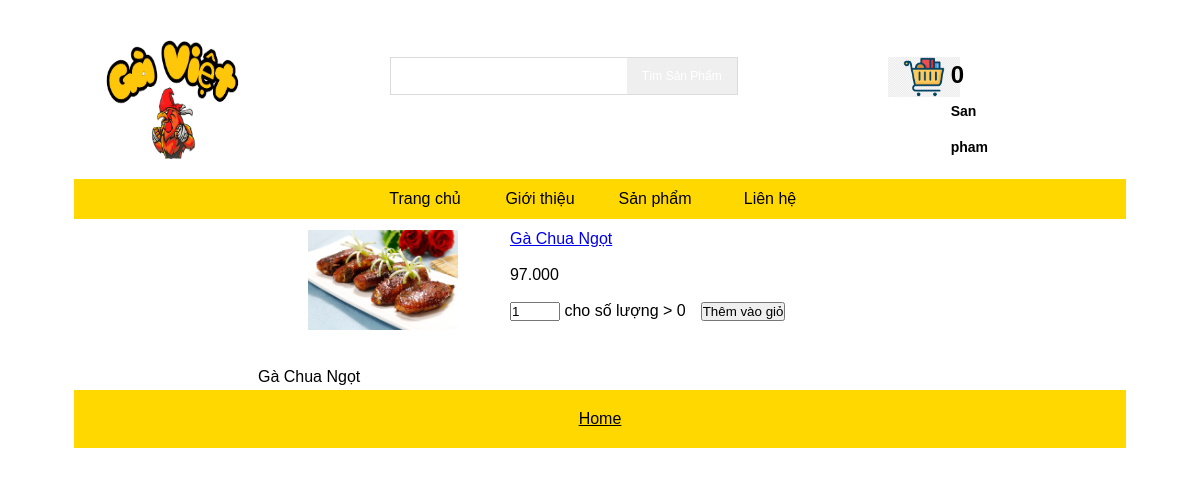
The app's page /?thamso=chi_tiet_san_pham&id=4 with its own data.
### tables this page shows
CREATE TABLE `menu_ngang` (
  `id` int(11) NOT NULL,
  `ten` varchar(256) NOT NULL,
  `noi_dung` mediumtext NOT NULL,
  `loai_menu` varchar(256) NOT NULL
);

CREATE TABLE `san_pham` (
  `id` int(11) NOT NULL,
  `ten` varchar(256) NOT NULL,
  `noi_dung` mediumtext NOT NULL,
  `noi_bat` varchar(256) NOT NULL,
  `hinh_anh` varchar(256) NOT NULL,
  `gia` int(255) NOT NULL,
  `thuoc_menu` int(255) NOT NULL,
  `trang_chu` varchar(256) NOT NULL,
  `sap_xep_trang_chu` varchar(255) NOT NULL,
  `maloai` varchar(13) NOT NULL
);

### chuc_nang/menu_ngang/menu_ngang.php (the view)
<?php
	$sql="select id,ten,loai_menu from menu_ngang order by id";
	$tam=$conn->query($sql);
	echo "<div class='menu_ngang' >";
	echo"<ul>";
	echo "<li><a href='index.php'>Trang chủ</a></li>";
	while($data=$tam->fetch())
	{
		if($data['loai_menu']==""){$link_menu="?thamso=xuat_mot_tin&id=".$data['id'];}
		if($data['loai_menu']=="san_pham"){$link_menu="?thamso=xuat_san_pham";}
		echo "<li><a href='$link_menu'>";
			echo $data['ten'];
		echo "</a></li>";
	}
	echo"</ul>";
	echo "</div>";
?>

### chuc_nang/san_pham/chi_tiet_san_pham.php (shortened to what this page needs)
<?php
	$id=$_GET['id'];
	$sql="select * from san_pham where id='$id'";
	$tam=$conn->query($sql);
	$data=$tam->fetch();
	$link_anh="hinh_anh/san_pham/".$data['hinh_anh'];
	echo "<table>";
		echo "<tr>";
			echo "<td width='250px' align='center' >";
				echo "<img src='$link_anh' width='150px' >";
			echo "</td>";
			echo "<td valign='top' >";
				echo "<a href='#'>";
					echo $data['ten'];
				echo "</a>";
				echo "<br>";
				echo "<br>";
				$gia=$data['gia'];
				$gia=number_format($gia,0,",",".");
				echo $gia;
				echo "<br>";
				echo "<br>";
				echo "<form>";
					echo "<input type='number' name='so_luong' min='0' value='1'  style='width:50px' > ";
					echo "cho số lượng > 0";
					echo "<input type='submit' value='Thêm vào giỏ' style='margin-left:15px' > ";
				echo "</form>";
			echo "</td>";
		echo "</tr>";
		echo "<tr>";
			echo "<td colspan='2' >";
				echo "<br>";
				echo "<br>";
				echo $data['noi_dung'];
			echo "</td>";
		echo "</tr>";
	echo "</table>";
?>

### style.css (style rules this page uses)
* { margin: 0; padding: 0; }
body { font-family:Arial, Helvetica, sans-serif; background:#FFFFFFFF; height: 100%; }
.menu_ngang ul { background:#FFD800FF; list-style-type: none; text-align: center; font-family:Arial; }
.menu_ngang li { display: inline-block; width: 120px; line-height: 40px; margin-left: -5px; font-family:Arial; }
.menu_ngang a { text-decoration: none; color: #000; display: block; font-family:Arial; }

### records on screen
menu_ngang: ten "Giới thiệu"
menu_ngang: ten "Sản phẩm"
menu_ngang: ten "Liên hệ"
san_pham: hinh_anh (picture), ten "Gà Chua Ngọt", gia "97.000", noi_dung "Gà Chua Ngọt"

### other values on screen
$so_luong "0"
